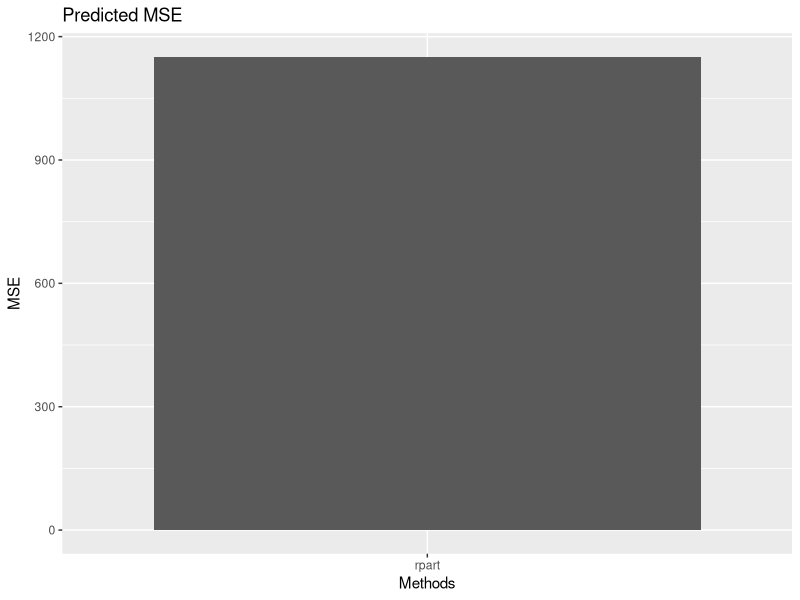

The R source for this figure:
## ---- chunk 1
library(ggplot2)
df=data.frame("Methods"=c("rpart"),"MSE"=c(1150.745))
ggplot(data=df) +
  geom_bar(aes(x=Methods, y=MSE), position = "dodge", stat="identity",data=df)+
  labs(y="MSE",title ="Predicted MSE")
